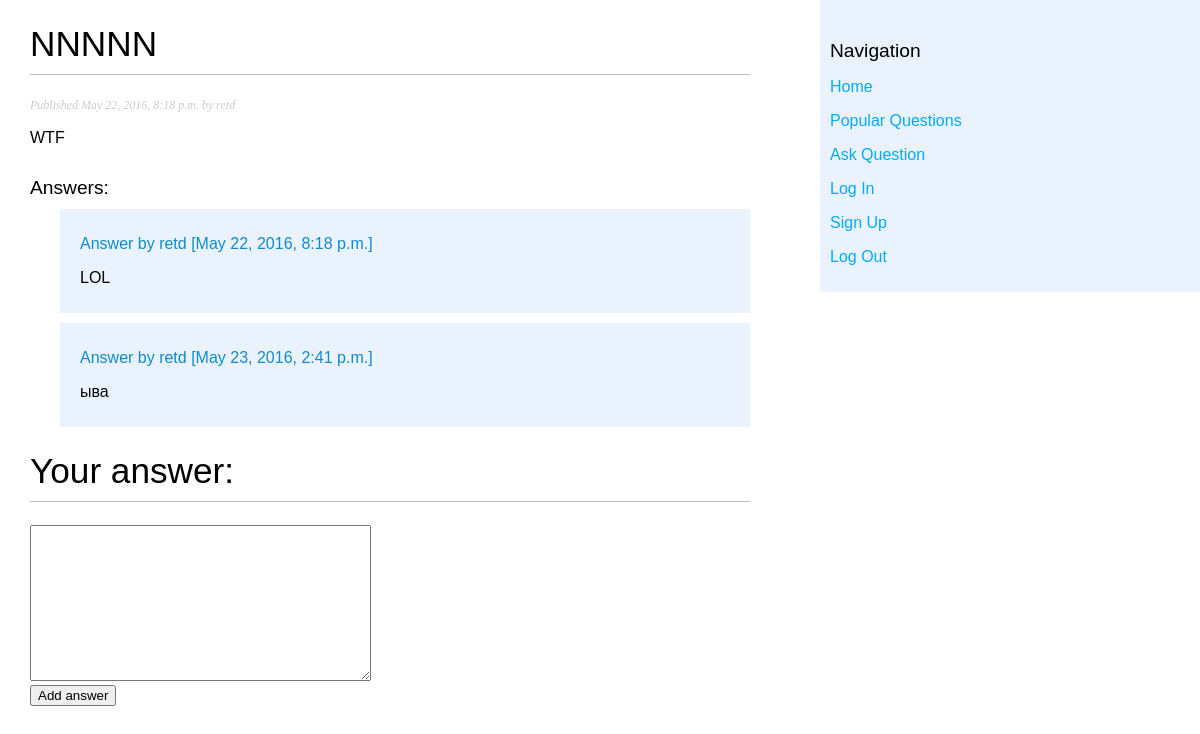
Screenshot of /question/2/ with the database file from the repository.
### qa/models.py (models this page shows, shortened)
class Question(models.Model):
    objects = QuestionManager()
    title = models.CharField(max_length=255)
    text = models.TextField()
    added_at = models.DateTimeField(auto_now_add=True)
    rating = models.IntegerField(default=0)
    author = models.ForeignKey(User, related_name="question_author")
    likes = models.ManyToManyField(
        User, related_name="question_like", blank=True)
    class Meta:
        ordering = ('-id',)

class Answer(models.Model):
    text = models.TextField()
    added_at = models.DateTimeField(auto_now_add=True)
    question = models.ForeignKey(Question)
    author = models.ForeignKey(User)
    class Meta:
        ordering = ('added_at',)

### qa/views.py (the view)
# urls.py: url(r'^question/(?P<id>\d+)/', question_detail, name='question_detail'),
def question_detail(request, id):
    question = get_object_or_404(Question, id=id)
    answers = question.answer_set.all()
    form = AnswerForm(initial={'question': str(id)})
    context = {
        'question': question,
        'answers': answers,
        'form': form,
    }
    return render(request, 'detail.html', context)

### qa/forms.py (shortened to what this page needs)
class AnswerForm(forms.Form):
    text = forms.CharField(widget=forms.Textarea)
    question = forms.IntegerField(widget=forms.HiddenInput)

### qa/templates/detail.html (shortened to what this page needs)
{% extends "base.html" %}
{% block content %}
  <h1>{{ question.title }}</h1>
  <p class="submitted">
    Published {{ question.added_at }} by {{ question.author }}
  </p>
  {{ question.text|linebreaks }}
  {% block answers %}
    <h2>Answers:</h2>
    {% for answer in answers %}
      <div class="answer">
        <p class="info">
          Answer by {{ answer.author }} [{{ answer.added_at }}]
        </p>
        {{ answer.text|linebreaks }}
      </div>
      {% empty %}
      <p>There are no answers yet.</p>
    {% endfor %}
  {% endblock %}
  {% block question_ask %}
    <h1>Your answer:</h1>
    <div class="form">
      <form method="post" action="/answer/">
          {% for field in form %}
             <div class="form-field"{% if field.errors %} alert{% endif %}>
               {{ field }}
             </div>
          {% endfor %}
        <button type="submit" class="btn">Add answer</button>
      </form>
    </div>
  {%endblock%}
{% endblock %}

### staticfiles/css/qa.css (style rules this page uses)
body { margin: 0; padding: 0; font-family: helvetica, sans-serif; position: relative; }
h1 { font-weight: normal; font-size: 2.2em; border-bottom: 1px solid #bbb; padding: 0 0 10px 0; }
h2 { font-size: 1.2em; font-weight: normal; margin: 30px 0 0; }
.submitted { color: #ccc; font-family: georgia, serif; font-size: 12px; font-style: italic; }
.answer { background-color: #EAF2FD; margin: 10px 0 10px 30px; padding: 10px 20px; }
.info { color: #0B8BD2; }

### rows the page displays
Question: title "NNNNN", added_at "May 22, 2016, 8:18 p.m.", author "retd", text "WTF"
Answer: author "retd", added_at "May 22, 2016, 8:18 p.m.", text "LOL"
Answer: author "retd", added_at "May 23, 2016, 2:41 p.m.", text "ыва"
